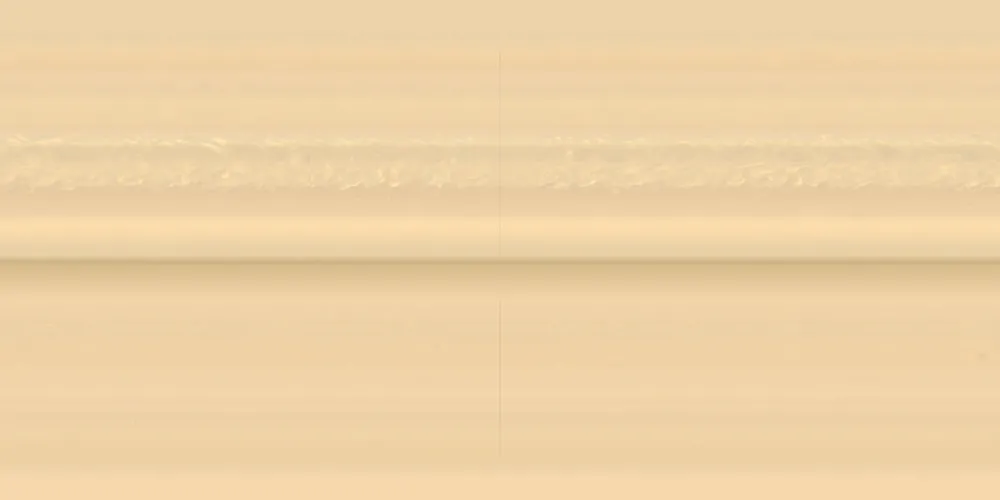
#> input picture data/staged/render/saturn/cloudTop.webp, 1000 x 500 px, shrunk from 4096 x 2048 before the run
$ python mapcolour.py ../../data/staged/render/saturn/cloudTop.webp
#> lines starting #> are read from the running program, lines starting #| are printed output that depends on the picture; long printed decimals are rounded
"""Mean linear-RGB colour of a global equirectangular 8-bit RGB map (sRGB-encoded), weighted by the area of each
row (cos latitude), no-data pixels (all channels 0) left out. Prints JSON: {"linearRgb": [r, g, b], "pixels": n}.
Used by tools/bodies/fetch-sources.mjs for the mean colour of the bodies with a global colour map; run with
`python -I` (the map is untrusted data, only decoded).

    python -I tools/bodies/mapcolour.py <map.tif>
"""
import json
import sys

import numpy as np
from PIL import Image


def srgb_to_linear(c: np.ndarray) -> np.ndarray:
    c = c / 255.0
    return np.where(c <= 0.04045, c / 12.92, ((c + 0.055) / 1.055) ** 2.4)


def main() -> None:
    Image.MAX_IMAGE_PIXELS = None
    im = Image.open(sys.argv[1])
#> im is the input picture: PIL image 1000x500 RGB; mean R, G, B 237.9, 209.7, 166.1
    if im.mode != "RGB":
        raise SystemExit(f"{sys.argv[1]}: mode {im.mode}, expected 8-bit RGB")
    w, h = im.size
#> w = 1000; h = 500
    total = np.zeros(3)
    weight = 0.0
    pixels = 0
    band = 256
    for y0 in range(0, h, band):
        y1 = min(h, y0 + band)
        a = np.asarray(im.crop((0, y0, w, y1)), dtype=np.float64)
        lat = (90.0 - (np.arange(y0, y1) + 0.5) * 180.0 / h) * np.pi / 180.0
        cw = np.cos(lat)[:, None]
        valid = a.max(axis=2) > 0
        lin = srgb_to_linear(a)
        wv = cw * valid
        total += (lin * wv[:, :, None]).sum(axis=(0, 1))
        weight += wv.sum()
        pixels += int(valid.sum())
#> this loop made 2 passes
#> (total, weight, pixels) on passes 1 to 2: ([142006.6, 107700.6, 64013.2], 165153.8, 256000), ([270219, 203075.8, 120138.6], 318310.4, 500000)
#> pass 1, in main, `a = np.asarray(im.crop((0, y0, w, y1)), dtype=np.float64)`:
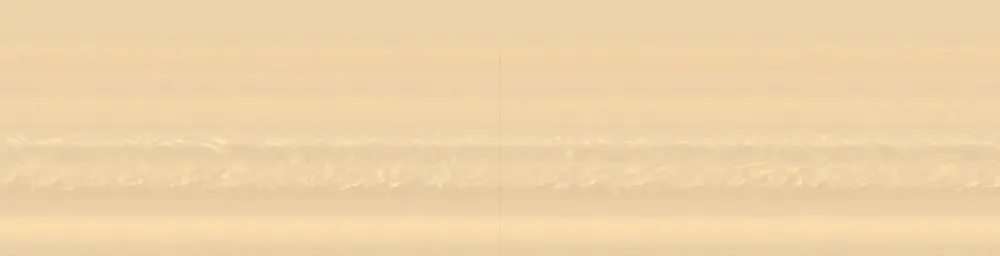
#> a: shape (256, 1000, 3) float64; mean R, G, B 238.3, 210.9, 167.5
#> pass 1, in main, `lin = srgb_to_linear(a)`:
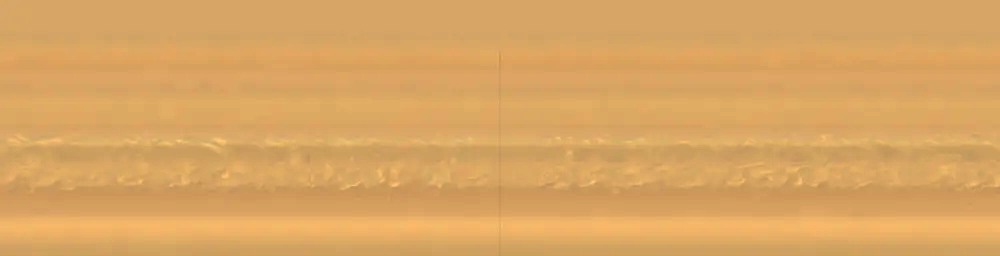
#> lin: shape (256, 1000, 3) float64; mean R, G, B 0.858, 0.651, 0.389
#> after the loop:
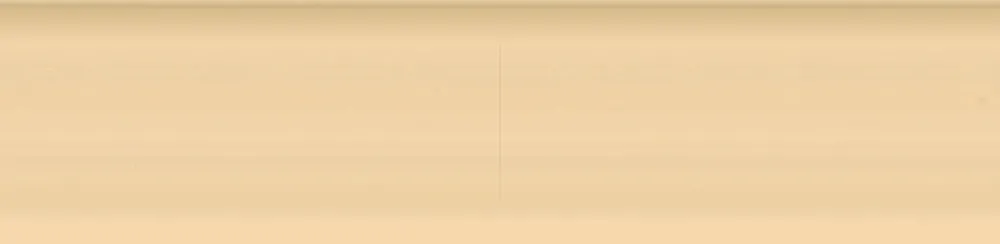
#> a: shape (244, 1000, 3) float64; mean R, G, B 237.6, 208.4, 164.7
#> after the loop, pixels = 500000; weight = 318310.4
    mean = total / weight
#> mean = [0.849, 0.638, 0.377]
    sys.stdout.write(json.dumps({"linearRgb": [float(x) for x in mean], "pixels": pixels, "width": w, "height": h}) + "\n")
#| {"linearRgb": [0.8489, 0.638, 0.3774], "pixels": 500000, "width": 1000, "height": 500}


if __name__ == "__main__":
    main()
